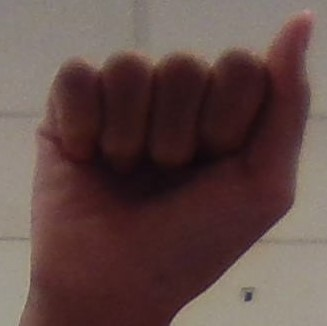
#> input picture Open Close Hand/Hand Close.jpg, 327 x 326 px, given in place of the camera
$ python HandTracking.py
#> lines starting #> are read from the running program, lines starting #| are printed output that depends on the picture; after the words box and inside, x2 and y2 are one past the last pixel; in counts of white or black regions, pixels touching at a corner belong together
import cv2
import time
import numpy as np
import math
import threading
import copy
from Classify import classify

cap = cv2.VideoCapture(0)

threshold = 60
blurValue = 41
bgSubThreshold = 50
learningRate = 0
bgModel = cv2.createBackgroundSubtractorMOG2(0, bgSubThreshold)

def removeBG(frame):
    fgmask = bgModel.apply(frame, learningRate=learningRate)

    kernel = np.ones((3, 3), np.uint8)
    fgmask = cv2.erode(fgmask, kernel, iterations=1)
    res = cv2.bitwise_and(frame, frame, mask=fgmask)
    return res

# [65 lines left out: functions get_hand, predict_palm, Test, not called in this run]

i = 0
while True:
    ret, frame = cap.read()
#> frame is the input picture: shape (326, 327, 3); mean B, G, R 71.7, 75.4, 98.1

    frame = cv2.flip(frame, 1)
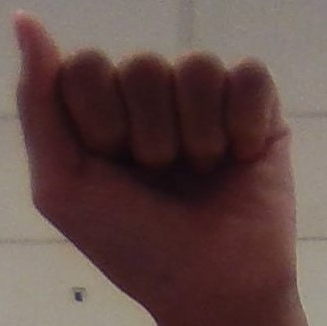
#> frame: shape (326, 327, 3); mean B, G, R 71.7, 75.4, 98.1

    cv2.rectangle(frame, (250, 0), (0, 250), (255, 0, 0), 2)
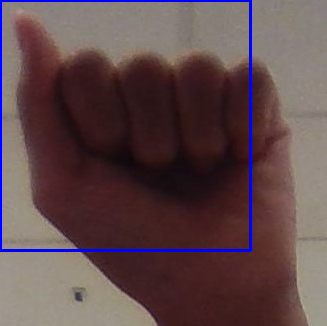
#> frame: shape (326, 327, 3); 2.34% of pixels changed, all inside (x1, y1, x2, y2) = (0, 0, 252, 252)

    img = removeBG(frame)
#> in removeBG, `fgmask = bgModel.apply(frame, learningRate=learningRate)`: fgmask: shape (326, 327); every value is 127
    img = img[0:250, 0:250]
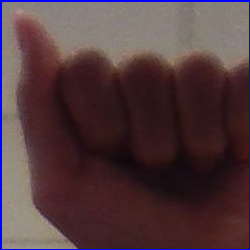
#> img: shape (250, 250, 3); mean B, G, R 62.8, 58.3, 81.7

    gray = cv2.cvtColor(img, cv2.COLOR_BGR2GRAY)
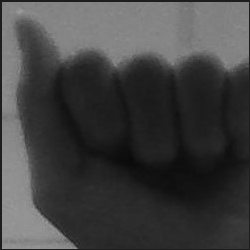
#> gray: shape (250, 250); min 9, max 154, mean 65.8

    blur = cv2.GaussianBlur(gray, (blurValue, blurValue), 0)
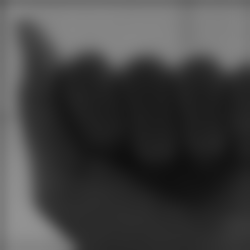
#> blur: shape (250, 250); min 16, max 146, mean 66.3

    '''
    25, 255, cv2.THret, thresh = cv2.threshold(blur, RESH_BINARY)

    kernel = np.ones((3, 3),np.uint8)
    palm = cv2.erode(gray, kernel,iterations = 5)
    palm = cv2.GaussianBlur(palm, (blurValue, blurValue), 0)
    ret, thresh_palm = cv2.threshold(palm, 25, 255, cv2.THRESH_BINARY)
    '''

    cv2.imshow('frame', cv2.resize(frame, (1600, 1200)))
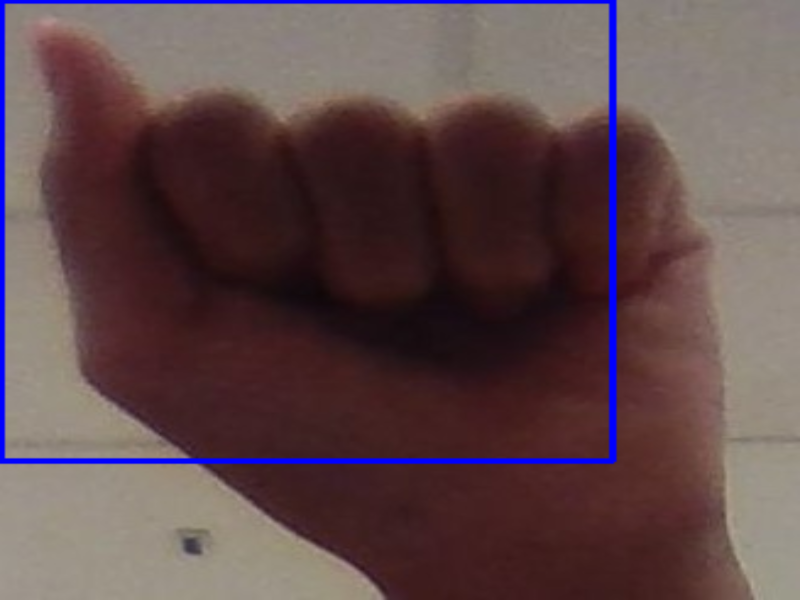
#> window 'frame': shape (1200, 1600, 3) (shown at 1/2 size); mean B, G, R 75.6, 73.2, 95.4
    cv2.imshow('blur', cv2.resize(blur, (1000, 1000)))
    #cv2.imshow('thresh_palm', cv2.resize(thresh_palm, (1000, 1000)))

    k = cv2.waitKey(1)
#> (key q is pressed here)
    if k == ord('q'):
        break
    elif k == ord('w'):
        t = threading.Thread(target=Test)
        t.start()

$ run again, on Open Close Hand/Hand Open.jpg
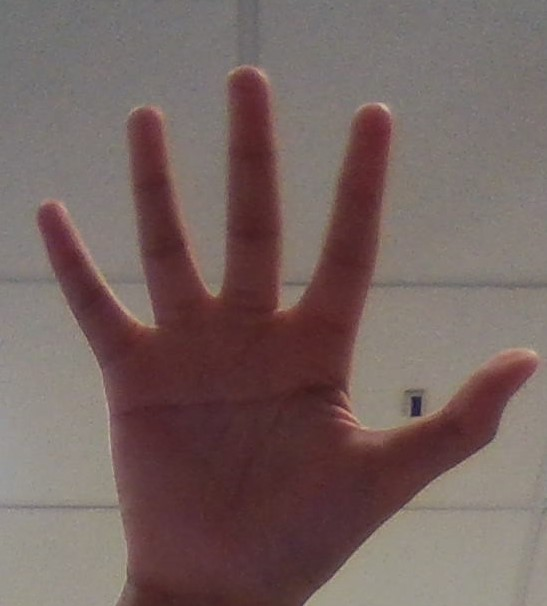
#> input picture Open Close Hand/Hand Open.jpg, 547 x 606 px, given in place of the camera
#> frame is the input picture: shape (606, 547, 3); mean B, G, R 97.2, 100.1, 118.2
#> `cv2.rectangle(frame, (250, 0), (0, 250), (255, 0, 0), 2)`:
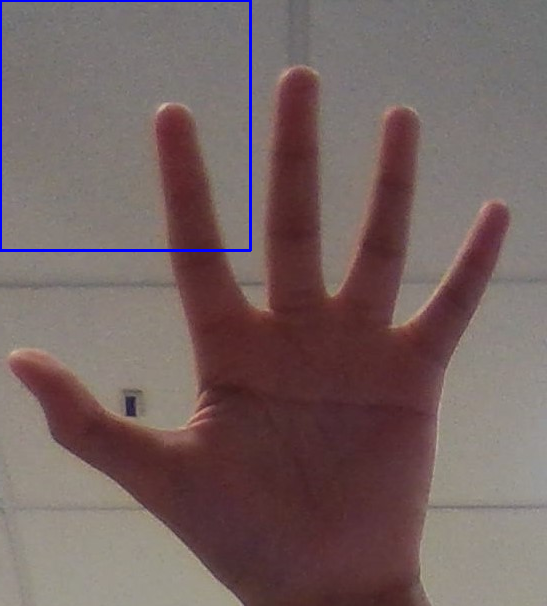
#> frame: shape (606, 547, 3); mean B, G, R 98.3, 99.3, 117.3
#> fgmask: shape (606, 547); every value is 127
#> `cv2.imshow('frame', cv2.resize(frame, (1600, 1200)))`:
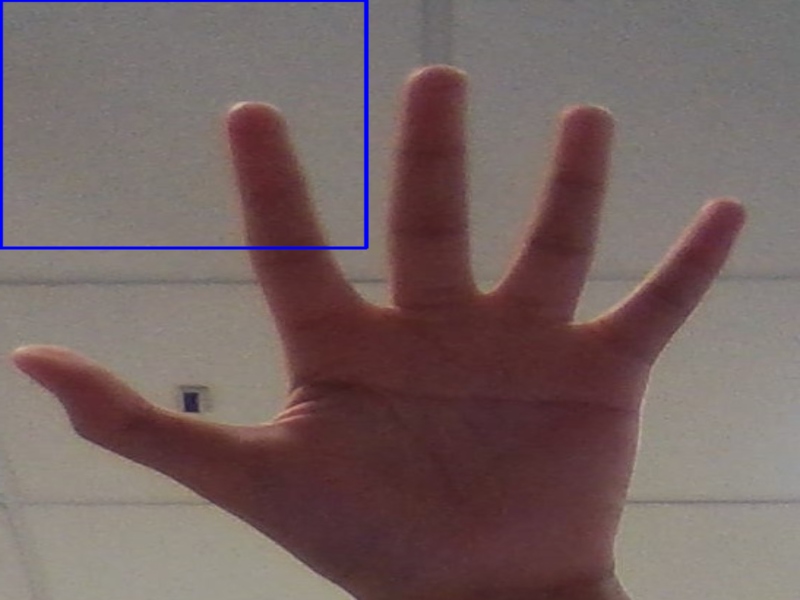
#> window 'frame': shape (1200, 1600, 3) (shown at 1/2 size); mean B, G, R 98.2, 99.2, 117.2

$ run again, on Open Close Hand/Pen Hand.jpg
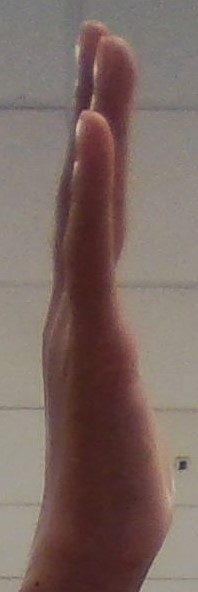
#> input picture Open Close Hand/Pen Hand.jpg, 198 x 592 px, given in place of the camera
#> frame is the input picture: shape (592, 198, 3); mean B, G, R 98.4, 104.4, 123.6
#> `cv2.rectangle(frame, (250, 0), (0, 250), (255, 0, 0), 2)`:
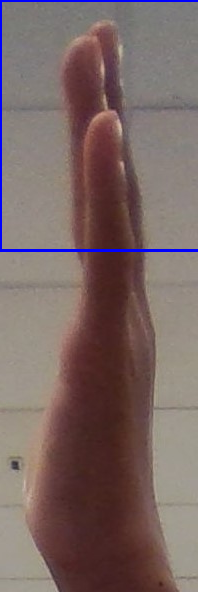
#> frame: shape (592, 198, 3); mean B, G, R 100.2, 102.9, 122
#> fgmask: shape (592, 198); every value is 127
#> `cv2.imshow('blur', cv2.resize(blur, (1000, 1000)))`:
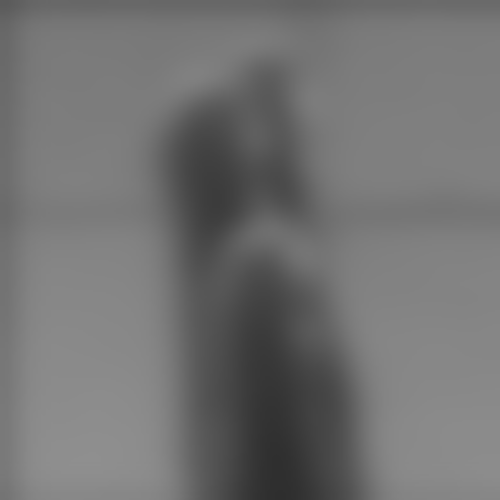
#> window 'blur': shape (1000, 1000) (shown at 1/2 size); min 46, max 143, mean 113.8
